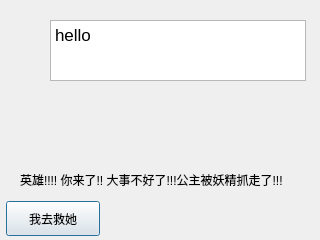
<?xml version="1.0" encoding="UTF-8"?>
<ui version="4.0">
 <class>Start</class>
 <widget class="QDialog" name="Start">
  <property name="geometry">
   <rect>
    <x>0</x>
    <y>0</y>
    <width>320</width>
    <height>240</height>
   </rect>
  </property>
  <property name="windowTitle">
   <string>Dialog</string>
  </property>
  <widget class="QLabel" name="label">
   <property name="geometry">
    <rect>
     <x>20</x>
     <y>170</y>
     <width>290</width>
     <height>19</height>
    </rect>
   </property>
   <property name="text">
    <string>英雄!!!! 你来了!! 大事不好了!!!公主被妖精抓走了!!!</string>
   </property>
  </widget>
  <widget class="QPushButton" name="pushButton">
   <property name="geometry">
    <rect>
     <x>6</x>
     <y>201</y>
     <width>94</width>
     <height>35</height>
    </rect>
   </property>
   <property name="text">
    <string>我去救她</string>
   </property>
  </widget>
  <widget class="QLabel" name="label_2">
   <property name="geometry">
    <rect>
     <x>12</x>
     <y>12</y>
     <width>41</width>
     <height>51</height>
    </rect>
   </property>
   <property name="styleSheet">
    <string notr="true">image:url(:/npc/npc1 (1).png)</string>
   </property>
   <property name="text">
    <string/>
   </property>
  </widget>
  <widget class="QTextBrowser" name="textBrowser">
   <property name="geometry">
    <rect>
     <x>50</x>
     <y>20</y>
     <width>256</width>
     <height>61</height>
    </rect>
   </property>
   <property name="styleSheet">
    <string notr="true">image:url(:/npc/npc1 (15).png)</string>
   </property>
   <property name="html">
    <string>&lt;!DOCTYPE HTML PUBLIC &quot;-//W3C//DTD HTML 4.0//EN&quot; &quot;http://www.w3.org/TR/REC-html40/strict.dtd&quot;&gt;
&lt;html&gt;&lt;head&gt;&lt;meta name=&quot;qrichtext&quot; content=&quot;1&quot; /&gt;&lt;style type=&quot;text/css&quot;&gt;
p, li { white-space: pre-wrap; }
&lt;/style&gt;&lt;/head&gt;&lt;body style=&quot; font-family:'.SF NS Text'; font-size:13pt; font-weight:400; font-style:normal;&quot;&gt;
&lt;p style=&quot; margin-top:0px; margin-bottom:0px; margin-left:0px; margin-right:0px; -qt-block-indent:0; text-indent:0px;&quot;&gt;hello&lt;/p&gt;&lt;/body&gt;&lt;/html&gt;</string>
   </property>
  </widget>
 </widget>
 <resources/>
 <connections>
  <connection>
   <sender>pushButton</sender>
   <signal>clicked()</signal>
   <receiver>Start</receiver>
   <slot>accept()</slot>
   <hints>
    <hint type="sourcelabel">
     <x>148</x>
     <y>93</y>
    </hint>
    <hint type="destinationlabel">
     <x>219</x>
     <y>48</y>
    </hint>
   </hints>
  </connection>
 </connections>
</ui>
